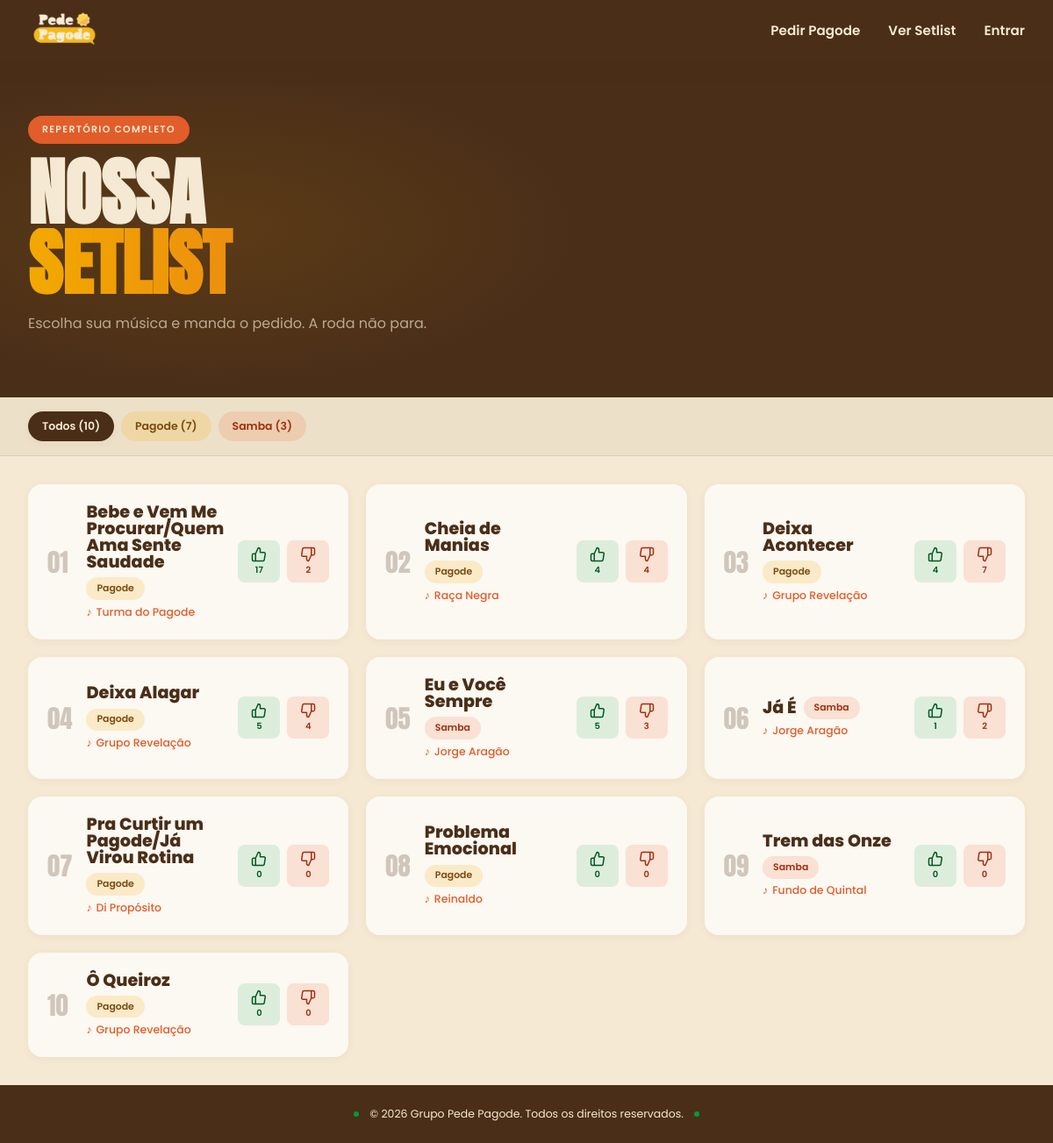
Before: /repertorio/ with the older database file.
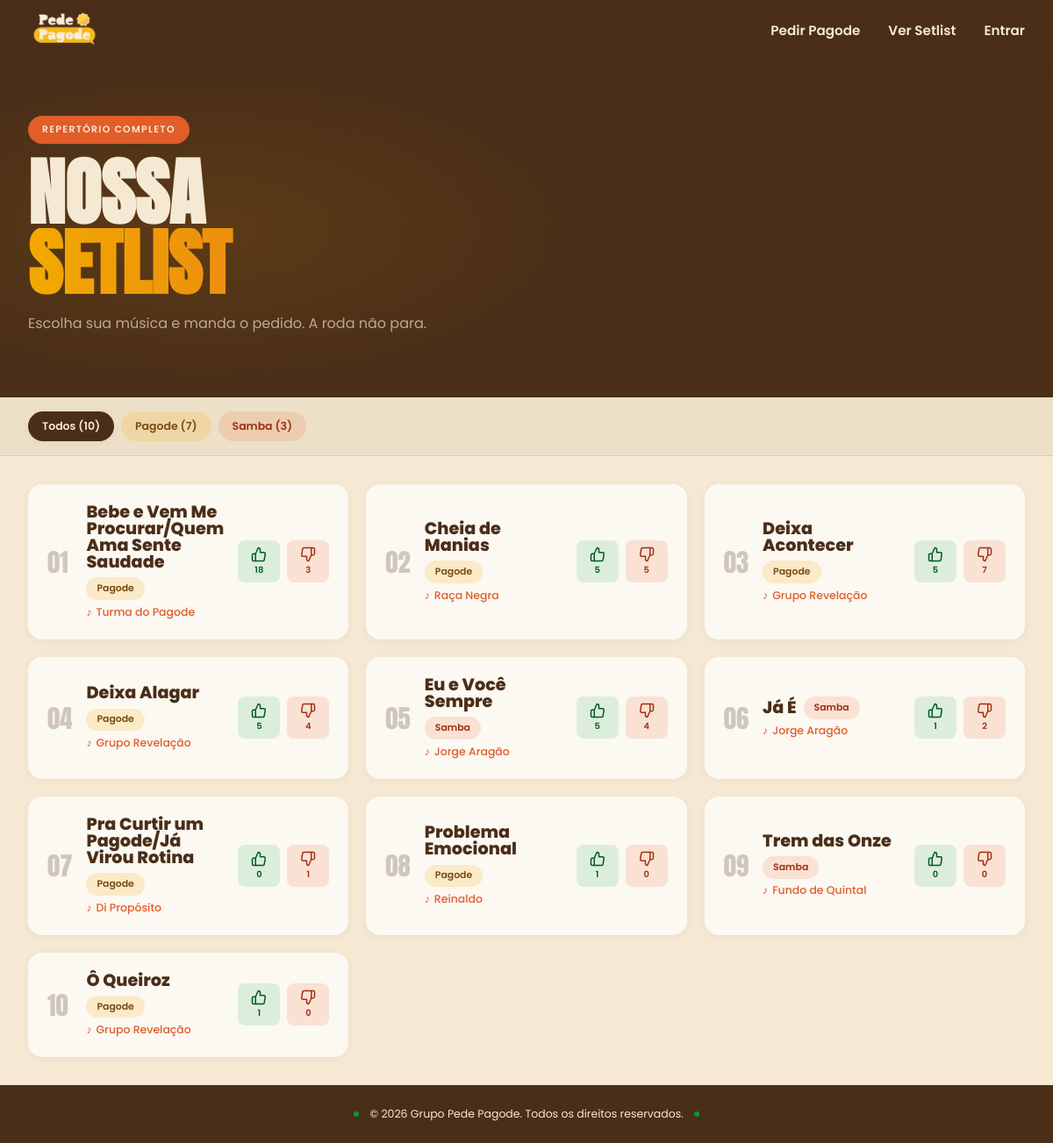
After: the same page with the newer database file.
### tables this page shows
CREATE TABLE songs (
    id INTEGER PRIMARY KEY AUTOINCREMENT,
    name TEXT NOT NULL,
    artist TEXT NOT NULL,
    genre TEXT NOT NULL,
    likes INTEGER DEFAULT 0,
    dislikes INTEGER DEFAULT 0
);

### backend/routes/repertorio.py (the view)
@repertorio_bp.get("/")
def listar_repertorio():
    return controller.listar_repertorio()

### backend/controllers/repertorio.py (called while the page is built)
    def listar_repertorio(self):
        repertorio = self.service.listar_repertorio()
        return render_template("repertorio.html" , repertorio = repertorio)

### backend/database/connection.py (called while the page is built)
def get_connection():
    connection = sqlite3.connect(DATABASE_PATH)
    connection.row_factory = sqlite3.Row
    return connection

### backend/services/musica_service.py (called while the page is built)
    def listar_repertorio(self):
        connection = get_connection()
        cursor = connection.cursor()
        cursor.execute(
            """
            SELECT *
            FROM songs
            ORDER BY name
            """
        )
        dados = cursor.fetchall()
        connection.close()
        musicas = []
        for musica in dados:
            musicas.append(
                Musica(
                    id=musica["id"],
                    nome=musica["name"],
                    artista=musica["artist"],
                    genero=musica["genre"],
                    likes=musica["likes"],
                    dislikes=musica["dislikes"]
                )
            )
        return musicas

### frontend/templates/repertorio.html (shortened to what this page needs)
{% extends "base.html" %}
{% block extra_css %}
  <link rel="stylesheet" href="{{ url_for('static', filename='css/repertorio.css') }}">
{% endblock %}
{% block content %}
<section class="repertorio-hero">
  <div class="repertorio-hero__inner">
    <div class="repertorio-hero__conteudo">
      <span class="tag-pill">Repertório completo</span>
      <h1 class="repertorio-titulo">
        <span class="repertorio-titulo__linha repertorio-titulo__linha--clara">Nossa</span>
        <span class="repertorio-titulo__linha repertorio-titulo__linha--grad">Setlist</span>
      </h1>
      <p class="repertorio-subtitulo">Escolha sua música e manda o pedido. A roda não para.</p>
    </div>
  </div>
</section>
{% set generos_ordem = ["Pagode", "Samba", "MPB", "Bossa Nova", "Sertanejo", "Axé"] %}
<div class="repertorio-body">
  <nav class="repertorio-filtros" aria-label="Filtrar por gênero">
    <div class="filtro-genero__lista">
      <label for="filtro-todos" class="filtro-pill">Todos ({{ repertorio|length }})</label>
      {% for genero in generos_ordem %}
        {% set qtd = repertorio|selectattr('genero', 'equalto', genero)|list|length %}
        {% if qtd > 0 %}
          <label for="filtro-{{ loop.index }}" class="filtro-pill" data-genero="{{ genero }}">{{ genero }} ({{ qtd }})</label>
        {% endif %}
      {% endfor %}
    </div>
  </nav>
  <div class="repertorio-container">
    {% if repertorio|length > 0 %}
      <div class="repertorio-grid">
        {% for musica in repertorio %}
          <div class="musica-card" data-id="{{ musica.id }}" data-genero="{{ musica.genero }}">
            <span class="musica-numero">{{ "%02d"|format(loop.index) }}</span>
            <div class="musica-info">
              <div class="musica-titulo-linha">
                <h2 class="musica-titulo">{{ musica.nome }}</h2>
                <span class="badge-genero" data-genero="{{ musica.genero }}">{{ musica.genero }}</span>
              </div>
              <p class="musica-artista">
                <span class="musica-artista__nota">&#9834;</span> {{ musica.artista }}
              </p>
            </div>
            <div class="musica-acoes">
              <button onclick="reagir({{ musica.id }}, 'like')" class="btn-like">
                <span class="icone-voto">
                  <svg viewBox="0 0 24 24"><path d="M14 9V5a3 3 0 0 0-3-3l-4 9v11h11.28a2 2 0 0 0 2-1.7l1.38-9a2 2 0 0 0-2-2.3zM7 22H4a2 2 0 0 1-2-2v-7a2 2 0 0 1 2-2h3"></path></svg>
                </span>
                <span class="contador-like">{{ musica.likes }}</span>
              </button>
              <button onclick="reagir({{ musica.id }}, 'dislike')" class="btn-dislike">
                <span class="icone-voto">
                  <svg viewBox="0 0 24 24"><path d="M10 15v4a3 3 0 0 0 3 3l4-9V2H5.72a2 2 0 0 0-2 1.7l-1.38 9a2 2 0 0 0 2 2.3zm7-13h2.67A2.31 2.31 0 0 1 22 4v7a2.31 2.31 0 0 1-2.33 2H17"></path></svg>
                </span>
                <span class="contador-dislike">{{ musica.dislikes }}</span>
              </button>
            </div>
          </div>
        {% endfor %}
      </div>
    {% else %}
      <p class="repertorio-vazio">Não há músicas cadastradas no repertório.</p>
    {% endif %}
  </div>
</div>
{% endblock %}

Changed rows visible on the page:
changed songs "Eu e Você Sempre": dislikes "3" → "4"
changed songs "Bebe e Vem Me Procurar/Quem Ama Sente Saudade": likes "17" → "18"; dislikes "2" → "3"
changed songs "Cheia de Manias": likes "4" → "5"; dislikes "4" → "5"
changed songs "Deixa Acontecer": likes "4" → "5"
changed songs "Pra Curtir um Pagode/Já Virou Rotina": dislikes "0" → "1"
changed songs "Problema Emocional": likes "0" → "1"
changed songs "Ô Queiroz": likes "0" → "1"
